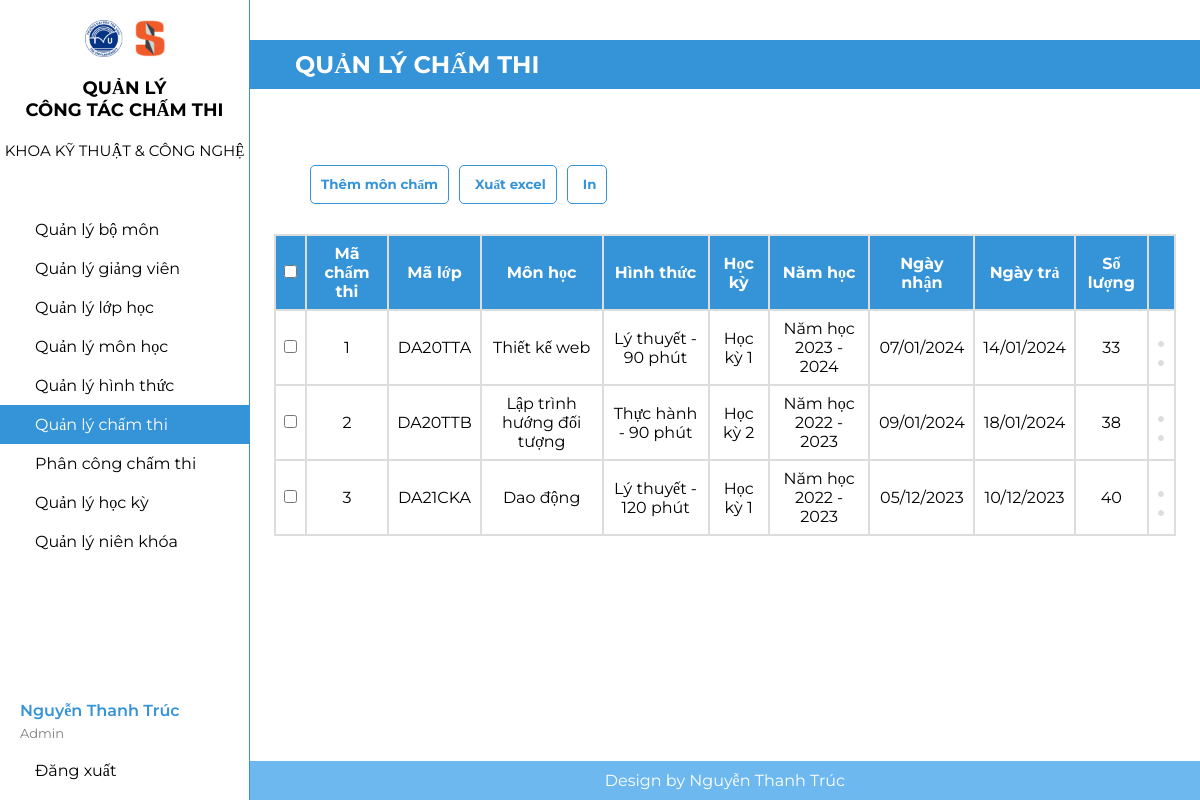
The page /chamthi.php (signed in) on the database its author committed.
### tables this page shows
CREATE TABLE `chamthi` (
  `MaCT` int(11) NOT NULL,
  `MaLop` varchar(20) NOT NULL,
  `MaMH` int(11) NOT NULL,
  `MaNK` int(11) NOT NULL,
  `MaHT` int(11) NOT NULL,
  `MaHK` int(11) NOT NULL,
  `Ngaynhan` date NOT NULL,
  `Ngaytra` date NOT NULL,
  `SLbai` int(11) NOT NULL
);

CREATE TABLE `lop` (
  `MaLop` varchar(20) NOT NULL,
  `TenLop` varchar(50) NOT NULL
);

CREATE TABLE `monhoc` (
  `MaMH` int(11) NOT NULL,
  `TenMH` varchar(50) NOT NULL
);

CREATE TABLE `hinhthuc` (
  `MaHT` int(11) NOT NULL,
  `TenHT` varchar(50) NOT NULL,
  `Hthuc` varchar(50) NOT NULL,
  `Buoi` varchar(50) NOT NULL,
  `Gia` int(11) NOT NULL
);

CREATE TABLE `hocky` (
  `MaHK` int(11) NOT NULL,
  `TenHK` varchar(20) NOT NULL
);

CREATE TABLE `nienkhoa` (
  `MaNK` int(11) NOT NULL,
  `TenNK` varchar(50) NOT NULL,
  `TGbatdau` date NOT NULL,
  `TGketthuc` date NOT NULL
);

### chamthi.php (the view, shortened to what this page needs)
<?php
include("headerad.php")
?>
            <div class="h2text">
            <h2>
                QUẢN LÝ CHẤM THI
            </h2>
            </div>
                <div class="btn">
                    <button>
                    <a href="themct.php">
                        Thêm môn chấm
                    </a>
                    </button>
                    <button>
                        Xuất excel
                    </button>
                    <button>
                        In
                    </button>
                </div>
            <div class="quanly">
                <table class="table">
                    <tr>
                        <th><input type="checkbox"/></th>
                        <th>Mã chấm thi</th>
                        <th>Mã lớp</th>
                        <th>Môn học</th>
                        <th>Hình thức</th>
                        <th>Học kỳ</th>
                        <th>Năm học</th>
                        <th>Ngày nhận</th>
                        <th>Ngày trả</th>
                        <th>Số lượng</th>
                        <th></th>
                    </tr>
                    <?php
                            include("ketnoi.php");
                            $sql="select * from chamthi ";
                            $kq=mysqli_query($conn,$sql) or die ("Không thể xuất thông tin ".mysqli_error());
                            while($row=mysqli_fetch_array($kq))
                            {
                                $lops = $row["MaLop"];
                                $sql2 = "SELECT * FROM lop WHERE MaLop='" . $lops . "'";
                                $kq2 = mysqli_query($conn, $sql2) or die("Không thể xuất thông tin" . mysqli_error());
                                $lop = mysqli_fetch_array($kq2);
                                $monhocs = $row["MaMH"];
                                $sql3 = "SELECT * FROM monhoc WHERE MaMH='" . $monhocs . "'";
                                $kq3 = mysqli_query($conn, $sql3) or die("Không thể xuất thông tin " . mysqli_error());
                                $monhoc = mysqli_fetch_array($kq3);
                                $nienkhoas = $row["MaNK"];
                                $sql4 = "SELECT * FROM nienkhoa WHERE MaNK='" . $nienkhoas . "'";
                                $kq4 = mysqli_query($conn, $sql4) or die("Không thể xuất thông tin người dùng " . mysqli_error());
                                $nienkhoa = mysqli_fetch_array($kq4);
                                $hinhthucs = $row["MaHT"];
                                $sql5 = "SELECT * FROM hinhthuc WHERE MaHT='" . $hinhthucs . "'";
                                $kq5 = mysqli_query($conn, $sql5) or die("Không thể xuất thông tin người dùng " . mysqli_error());
                                $hinhthuc = mysqli_fetch_array($kq5);
                                $hockys = $row["MaHK"];
                                $sql6 = "SELECT * FROM hocky WHERE MaHK='" . $hockys . "'";
                                $kq6 = mysqli_query($conn, $sql6) or die("Không thể xuất thông tin người dùng " . mysqli_error());
                                $hocky = mysqli_fetch_array($kq6);
                                echo "<tr>";
                            echo "<td height='40px'><input type='checkbox'></td>";
                            echo "<td>" . $row["MaCT"] . "</td>";
                            $usern = $row["MaCT"];
                            echo "<td> " . $lop["MaLop"] . "</td>";
                            echo "<td> " . $monhoc["TenMH"] . "</td>";
                             echo "<td> " . $hinhthuc["TenHT"] . "</td>";
                                   echo "<td> " . $hocky["TenHK"] . "</td>";
                            echo "<td> " . $nienkhoa["TenNK"] . "</td>";
                            echo "<td>" . date('d/m/Y', strtotime($row["Ngaynhan"])) . "</td>";
                            echo "<td>" . date('d/m/Y', strtotime($row["Ngaytra"])) . "</td>";
                            echo "<td>" . $row["SLbai"] . "</td>";
                            echo "<td>
                            <a href='suact.php?user=$usern'><button><ion-icon name='pencil';></ion-icon></button></a>
                            <a href='xoact.php?user=$usern'><button><ion-icon name='trash'></button></ion-icon></a>
                            </td>";
                            echo "</tr>";
                        }
                    ?>
                </table>
            </div>
            <?php
include("footer.php");
?>

### headerad.php (shortened to what this page needs)
<!DOCTYPE html>
<html lang="en">
<head>
    <link rel="stylesheet" href="adminn.css" />
</head>
<body>
<?php
    include("ketnoi.php");
    $userlogin = $_SESSION["admin"];
    $sql2 = "select * from admin where emailad='" . $userlogin . "'";
    $kq2 = mysqli_query($conn, $sql2) or die("Không thể xuất thông tin người dùng " . mysqli_error());
    $admin_login =  mysqli_fetch_array($kq2);
    ?>
    <div class="admin_layout">
        <div class="admin_layout_left">
            <div class="admin_item">
                <img src="./hinh/TVU-SET.png" />
                <h2>QUẢN LÝ<br>CÔNG TÁC CHẤM THI</h2>
                <h3>KHOA KỸ THUẬT & CÔNG NGHỆ</h3>
            </div>
            <div class="admin_tab">
                <a href="bomon.php" class="tab_item">
                    <span>Quản lý bộ môn</span>
                </a>
                <a href="giangvien.php" class="tab_item">
                    <span>Quản lý giảng viên</span>
                </a>
                <a href="lophoc.php" class="tab_item">
                    <span>Quản lý lớp học</span>
                </a>
                <a href="monhoc.php" class="tab_item">
                    <span>Quản lý môn học</span>
                </a>
                <a href="hinhthuc.php" class="tab_item">
                    <span>Quản lý hình thức</span>
                </a>
                <a href="chamthi.php" class="tab_item">
                    <span>Quản lý chấm thi</span>
                </a>
                <a href="phancongcham.php" class="tab_item">
                    <span>Phân công chấm thi</span>
                </a>
                <a href="hocky.php" class="tab_item">
                    <span>Quản lý học kỳ</span>
                </a>
                <a href="nienkhoa.php" class="tab_item">
                    <span>Quản lý niên khóa</span>
                </a>
            </div>
            <div class="fi_tab">
                <div class="fi_tab_item_info">
                    <div class="fi_tab_itemtext">
                        <span><?php echo $admin_login["tenad"]; ?></span>
                    </div>
                    <div class="fi_tab_itemadimin">
                        <span>Admin</span>
                    </div>
                </div>
                <a href="logout.php" class="fi_tab_logout">
                    <span>Đăng xuất</span>
                </a>
            </div>
        </div>
        <div class="admin_layout_right">

### adminn.css (style rules this page uses)
* { margin: 0; padding: 0; box-sizing: border-box; font-family: Montserrat; }
.admin_layout { display: flex; width: 100%; height: 100vh; }
.admin_layout_left { display: flex; flex-direction: column; background-color: white; width: 250px; height: 100%; border-right: 1px solid #3593D8; position: relative; }
.admin_layout_right { display: flex; flex-direction: column; background-color: white; flex: 1; min-height: 100%; position: relative; }
.admin_item { display: flex; flex-direction: column; align-items: center; gap: 10px; }
.admin_item img { display: block; width: 80px; padding-top: 20px; }
.admin_item h2 { font-size: 18px; text-align: center; }
.admin_item h3 { font-size: 15px; font-weight: 400; }
.admin_tab { display: flex; flex-direction: column; margin-top: 50px; width: 100%; }
.tab_item { display: flex; align-items: center; padding: 10px 20px; gap: 15px; text-decoration: none; color: black; }
.fi_tab { display: flex; flex-direction: column; position: absolute; width: 100%; bottom: 10px; }
.fi_tab_item_info { display: flex; flex-direction: column; padding: 10px 20px; gap: 5px; }
.fi_tab_logout { display: flex; align-items: center; padding: 10px 20px; gap: 15px; text-decoration: none; color: black; }
.fi_tab_itemtext { display: flex; color: #3593D8; font-weight: 600; }
.fi_tab_itemadimin { display: flex; color: gray; font-size: small; }

### headerad.php (style rules this page uses)
* { text-decoration: none; }
.quanly { display: flex; flex-direction: column; align-items: center; }
h2 { display: flex; align-items: center; padding: 10px 20px; gap: 15px; }
.h2text h2 { color:white; background-color: #3593D8; margin-top: 40px; padding: 10px 30px; }
.btn { display: flex; margin-top: 8%; margin-left: 60px; gap: 10px; align-items: left; }
.btn button a { color:#3593D8; text-decoration: none; }
.btn button { display: flex; border: 1px solid #3593D8; padding: 10px 10px; background-color: white; color: #3593D8; font-weight: bold; border-radius: 5px; gap:5px; }
table { font-family: arial, sans-serif; border-collapse: collapse; width: 95%; align-items: center; border: 2px solid #dddddd; justify-content: center; margin-top: 30px; }
td, th { border: 2px solid #dddddd; text-align: center; padding: 8px; }
th { color: white; background-color: #3593D8; }
td button { background-color: #dddddd; padding: 2px 2px; color:#3593D8; border: 1px solid #dddddd; font-weight: bold; border-radius: 5px; }

### chamthi.php (style rules this page uses)
.admin_tab :nth-child(6) { background-color: #3593D8; color: white; }

### rows shown on the page
chamthi: MaCT "1", MaLop.MaLop "DA20TTA", MaMH.TenMH "Thiết kế web", MaHT.TenHT "Lý thuyết - 90 phút", MaHK.TenHK "Học kỳ 1", MaNK.TenNK "Năm học 2023 - 2024", Ngaynhan "07/01/2024", Ngaytra "14/01/2024", SLbai "33"
chamthi: MaCT "2", MaLop.MaLop "DA20TTB", MaMH.TenMH "Lập trình hướng đối tượng", MaHT.TenHT "Thực hành - 90 phút", MaHK.TenHK "Học kỳ 2", MaNK.TenNK "Năm học 2022 - 2023", Ngaynhan "09/01/2024", Ngaytra "18/01/2024", SLbai "38"
chamthi: MaCT "3", MaLop.MaLop "DA21CKA", MaMH.TenMH "Dao động", MaHT.TenHT "Lý thuyết - 120 phút", MaHK.TenHK "Học kỳ 1", MaNK.TenNK "Năm học 2022 - 2023", Ngaynhan "05/12/2023", Ngaytra "10/12/2023", SLbai "40"

### other values the page prints
$admin_login["tenad"] "Nguyễn Thanh Trúc"
